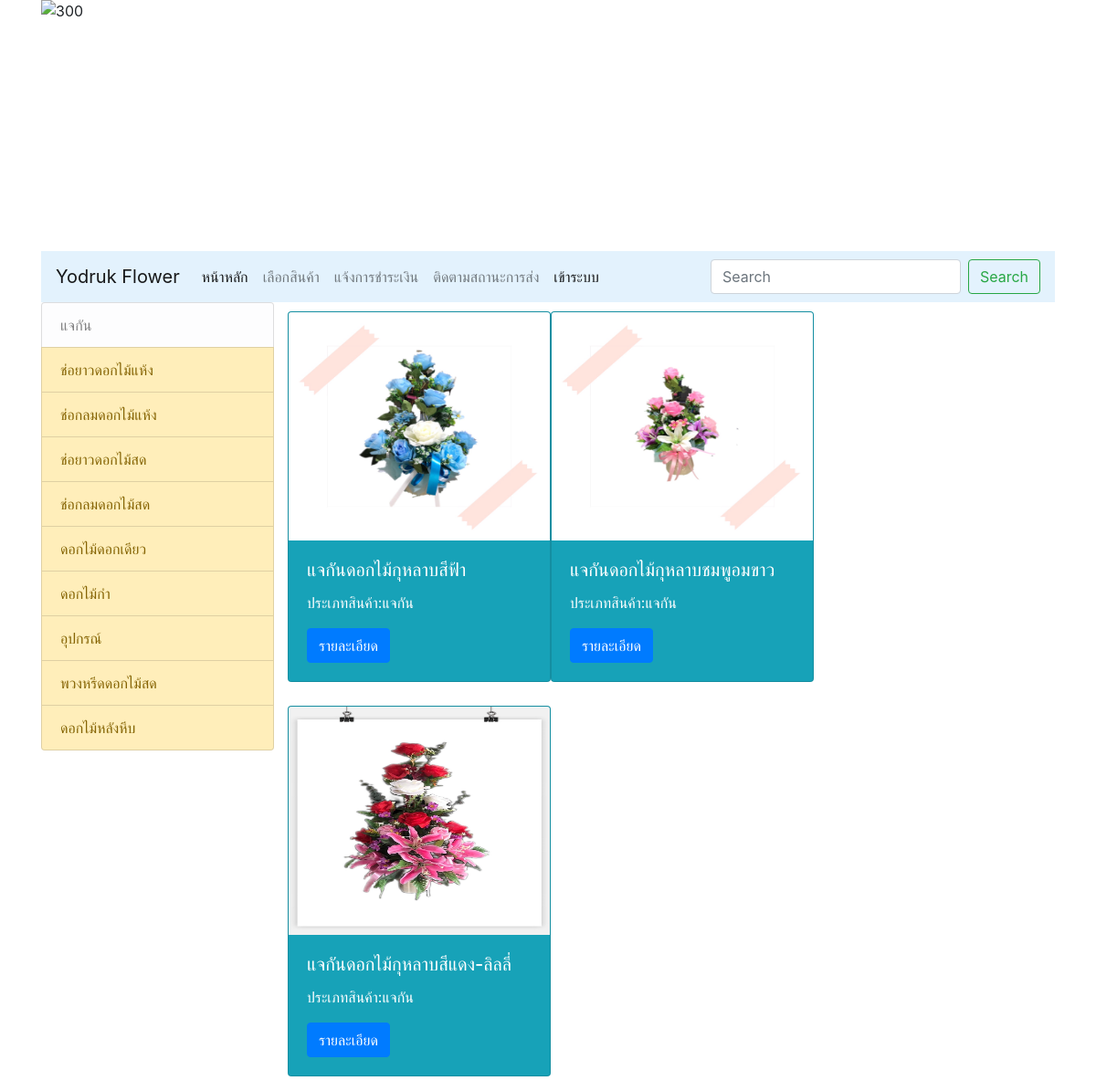
/index.php?act=showbytype&type_id=10, run on the app's committed database.
### tables this page shows
CREATE TABLE `tbl_type` (
  `type_id` int(11) NOT NULL,
  `type_name` varchar(100) NOT NULL
);

CREATE TABLE `tbl_product` (
  `p_id` int(11) NOT NULL,
  `p_name` varchar(200) NOT NULL,
  `type_id` int(11) NOT NULL,
  `p_detail` text NOT NULL,
  `p_img` varchar(200) NOT NULL,
  `p_price` int(11) NOT NULL,
  `p_qty` varchar(11) NOT NULL,
  `p_unit` varchar(20) NOT NULL,
  `datesave` timestamp NOT NULL DEFAULT CURRENT_TIMESTAMP
);

### menu.php (the view)
<?php require_once('./condb.php');
$type_id=(isset($_GET['type_id'])?$_GET['type_id']:'') ;
    $query_type = "SELECT * FROM tbl_type ORDER BY type_id ASC";
    $result_type =mysqli_query($con, $query_type) ;
?>
<div class="list-group">
    <?php
        foreach ($result_type as $row )  {
            if($type_id == $row["type_id"] ){ $textclass = "list-group-item-light";}
            else{$textclass = "list-group-item-warning";}
            ?>
         <a href="index.php?act=showbytype&type_id=<?php echo $row['type_id'];?>"
         class="list-group-item list-group-item-action <?php echo $textclass?>">
            <?php echo $row["type_name"]; ?></a>
    <?php } ?>
</div>

### h.php (shortened to what this page needs)
<!DOCTYPE html>
<html lang="en">
  <head>
    <link rel="stylesheet" href="https://cdn.jsdelivr.net/npm/bootstrap@4.0.0/dist/css/bootstrap.min.css">
  </head>
  <body>

### index.php (shortened to what this page needs)
<?php include('h.php');?>
<body>
<div class="container" style=" width: 1280px;">
  <div class="carousel-item active">
      <img  src="picture\Y1.png" alt="300" width="100%" height="275" class="d-block w-100,">
  </div>
    <?php include('navber.php');?>
    <div class="row">
      <div class="col-md-3">
        <?php include('menu.php');?>
      </div>
      <div class="col-md-9">
        <?php
            $act=(isset($_GET['act'])?$_GET['act']:'') ;
            $q=(isset($_GET['q'])?$_GET['q']:'') ;
              if($act=='showbytype'){
                  include('show_product_type.php');
              }elseif($q!=''){
                include('show_product_q.php');
              }else{
                include('show_product.php');
              }
        ?>
      </div>
    </div>
</div>
</body>
</html>

### navber.php (shortened to what this page needs)
<nav class="navbar navbar-expand-lg navbar-light" style="background-color: #e3f2fd;">
  <a class="navbar-brand" href="#">Yodruk Flower</a>
  <div class="collapse navbar-collapse" id="navbarTogglerDemo03">
                          <ul class="navbar-nav mr-auto mt-2 mt-lg-0">
                            <li class="nav-item active">
                              <a class="nav-link" href="index.php">หน้าหลัก <span class="sr-only">(current)</span></a>
                            </li>
                            <li class="nav-item">
                              <a class="nav-link" href="product.html">เลือกสินค้า</a>
                            </li>
                            <li class="nav-item">
                              <a class="nav-link" href="payment.html">แจ้งการชำระเงิน</a>
                            </li>
                            <li class="nav-item">
                              <a class="nav-link" href="member_list.php">ติดตามสถานะการส่ง</a>
                            </li>
      <li class="nav-item active">
        <a class="nav-link" href="from_login_admin.php">เข้าระบบ</a>
      </li>
    </ul>
    <form class="form-inline my-2 my-lg-0" action="index.php" method="GET">
      <input class="form-control mr-sm-2" type="search" placeholder="Search" name="q">
      <button class="btn btn-outline-success my-2 my-sm-0" type="submit">Search</button>
    </form>
  </div>
</nav>

### show_product_type.php
<?php
$type_id=$_GET['type_id'];
$query_product_type = "SELECT * FROM tbl_product as p
inner join tbl_type as t
on p.type_id = t.type_id
where p.type_id =$type_id
ORDER BY p.p_id ASC";
    $result_pro =mysqli_query($con, $query_product_type);
?>
<div class="row">
<?php foreach ($result_pro as $row_pro) {?>
<div class="card text-white bg-info mb-3" style="width: 18rem; margin-top:10px;">
  <img class="card-img-top" src="back\p_img\/<?php echo$row_pro['p_img']; ?>" height="250px" width="auto" alt="Card image cap">
  <div class="card-body">
    <h5 class="card-title"><?php echo$row_pro['p_name'] ?></h5>
    <p class="card-text">
        ประเภทสินค้า:<?php echo$row_pro['type_name'];?>
    </p>
    <a href="product_detail.php?id=<?php echo $row_pro['p_id'];?>" class="btn btn-primary">รายละเอียด</a>
  </div>
  </div>
  <?php }?>
</div>

### data on the page
tbl_type: type_name "แจกัน"
tbl_type: type_name "ช่อยาวดอกไม้แห้ง"
tbl_type: type_name "ช่อกลมดอกไม้แห้ง"
tbl_type: type_name "ช่อยาวดอกไม้สด"
tbl_type: type_name "ช่อกลมดอกไม้สด"
tbl_type: type_name "ดอกไม้ดอกเดียว"
tbl_type: type_name "ดอกไม้กำ"
tbl_type: type_name "อุปกรณ์"
tbl_type: type_name "พวงหรีดดอกไม้สด"
tbl_type: type_name "ดอกไม้หลังหีบ"
tbl_product: p_img (picture), p_name "แจกันดอกไม้กุหลาบสีฟ้า", type.type_name "แจกัน"
tbl_product: p_img (picture), p_name "แจกันดอกไม้กุหลาบชมพูอมขาว", type.type_name "แจกัน"
tbl_product: p_img (picture), p_name "แจกันดอกไม้กุหลาบสีแดง-ลิลลี่", type.type_name "แจกัน"
